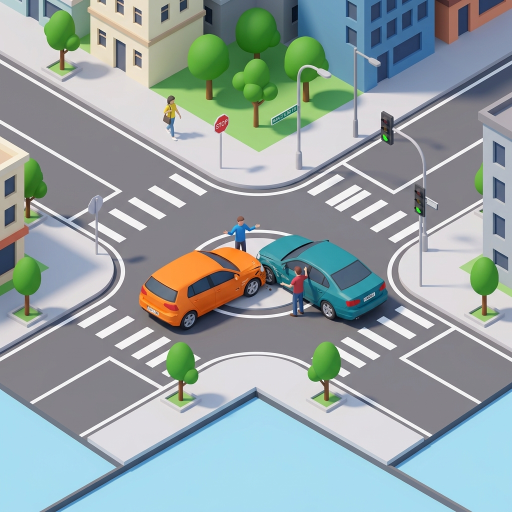
#> input picture assets/car_vs_car.png, 1024 x 1024 px, found by its file name (shown at 1/2 size)
$ python image_to_ascii.py
#> lines starting #> are read from the running program, lines starting #| are printed output that depends on the picture
import os
from PIL import Image

def image_to_ascii():
    img_path = 'assets/car_vs_car.png'
    if not os.path.exists(img_path):
        print(f"{img_path} not found")
        return
    img = Image.open(img_path).convert('RGB')
#> img is the input picture: PIL image 1024x1024 RGB; mean R, G, B 149.4, 163.2, 163.7
    # Resize to 80x40 for clean terminal display
    w, h = 80, 40
    img = img.resize((w, h), Image.Resampling.NEAREST)
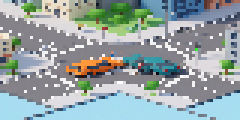
#> img: PIL image 80x40 RGB (shown 3 times larger); mean R, G, B 148.8, 162.6, 163.1

    # We will map colors to characters
    # C: Orange/Blue Cars
    # T: Green Trees
    # B: Brown Buildings
    # R: Grey Road
    # .: Background/Sky

    for y in range(h):
        line = ""
        for x in range(w):
            r, g, b = img.getpixel((x, y))
            # Detect green tree
            if g > r + 30 and g > b + 30:
                line += "T"
            # Detect orange car
            elif r > 180 and g > 80 and g < 160 and b < 80:
                line += "O"
            # Detect blue/teal car
            elif b > 150 and g > 100 and r < 80:
                line += "U"
            # Detect brown building
            elif r > 100 and g > 60 and g < 130 and b < 100:
                line += "B"
            # Detect grey road
            elif abs(r - g) < 15 and abs(g - b) < 15 and abs(r - b) < 15 and r > 80 and r < 180:
                line += "R"
            else:
                line += "."
        print(line)

if __name__ == '__main__':
    image_to_ascii()

$ run again, with assets/car_vs_bicycle.png copied over assets/car_vs_car.png
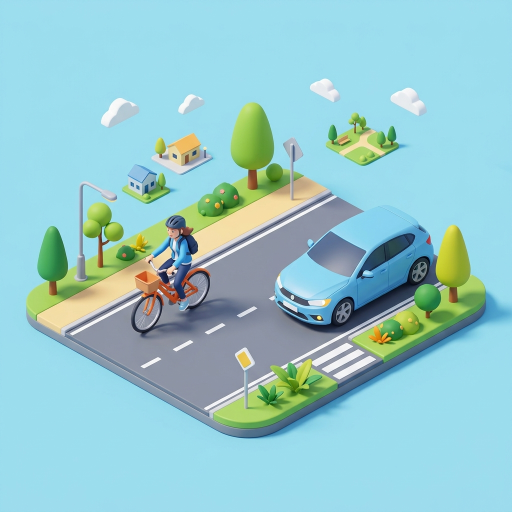
#> input picture assets/car_vs_bicycle.png, 1024 x 1024 px, found by its file name (shown at 1/2 size)
#> in image_to_ascii, img is the input picture: PIL image 1024x1024 RGB; mean R, G, B 149.3, 200.3, 204.8
#> in image_to_ascii, `img = img.resize((w, h), Image.Resampling.NEAREST)`:
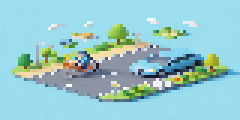
#> img: PIL image 80x40 RGB (shown 3 times larger); mean R, G, B 149.6, 200.4, 204.9

$ run again, with assets/car_vs_motorcycle.png copied over assets/car_vs_car.png
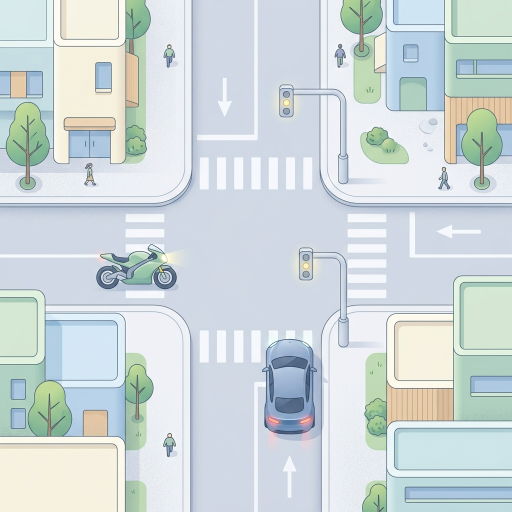
#> input picture assets/car_vs_motorcycle.png, 1024 x 1024 px, found by its file name (shown at 1/2 size)
#> in image_to_ascii, img is the input picture: PIL image 1024x1024 RGB; mean R, G, B 206.5, 217.1, 219
#> in image_to_ascii, `img = img.resize((w, h), Image.Resampling.NEAREST)`:
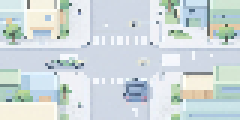
#> img: PIL image 80x40 RGB (shown 3 times larger); mean R, G, B 207.1, 217.7, 219.9

$ run again, with assets/car_vs_pedestrian.png copied over assets/car_vs_car.png
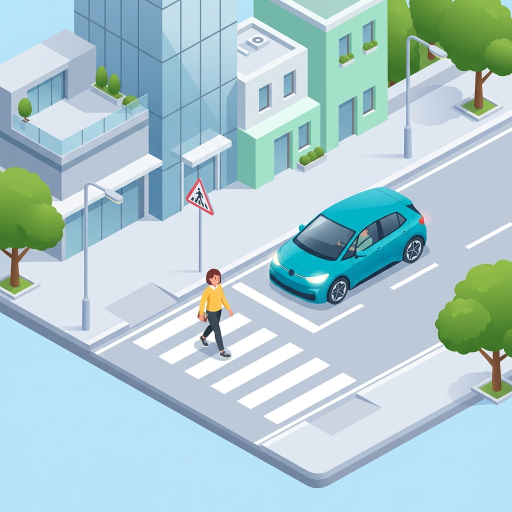
#> input picture assets/car_vs_pedestrian.png, 1024 x 1024 px, found by its file name (shown at 1/2 size)
#> in image_to_ascii, img is the input picture: PIL image 1024x1024 RGB; mean R, G, B 172.9, 202.5, 208.2
#> in image_to_ascii, `img = img.resize((w, h), Image.Resampling.NEAREST)`:
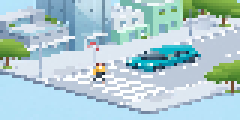
#> img: PIL image 80x40 RGB (shown 3 times larger); mean R, G, B 173.4, 203.1, 208.7
